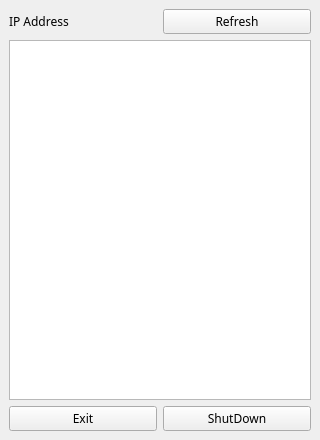
<?xml version="1.0" encoding="UTF-8"?>
<ui version="4.0">
 <class>MainWindow</class>
 <widget class="QMainWindow" name="MainWindow">
  <property name="geometry">
   <rect>
    <x>0</x>
    <y>0</y>
    <width>320</width>
    <height>440</height>
   </rect>
  </property>
  <property name="minimumSize">
   <size>
    <width>320</width>
    <height>440</height>
   </size>
  </property>
  <property name="maximumSize">
   <size>
    <width>320</width>
    <height>440</height>
   </size>
  </property>
  <property name="font">
   <font>
    <family>Arial Black</family>
   </font>
  </property>
  <property name="windowTitle">
   <string>MainWindow</string>
  </property>
  <widget class="QWidget" name="centralwidget">
   <layout class="QVBoxLayout" name="verticalLayout">
    <item>
     <layout class="QHBoxLayout" name="horizontalLayout">
      <item>
       <widget class="QLabel" name="label_ip">
        <property name="autoFillBackground">
         <bool>false</bool>
        </property>
        <property name="text">
         <string>IP Address</string>
        </property>
       </widget>
      </item>
      <item>
       <widget class="QPushButton" name="btn_refresh">
        <property name="text">
         <string>Refresh</string>
        </property>
       </widget>
      </item>
     </layout>
    </item>
    <item>
     <widget class="QListView" name="appList"/>
    </item>
    <item>
     <layout class="QHBoxLayout" name="horizontalLayout_2">
      <item>
       <widget class="QPushButton" name="btn_exit">
        <property name="text">
         <string>Exit</string>
        </property>
       </widget>
      </item>
      <item>
       <widget class="QPushButton" name="btn_shutdown">
        <property name="text">
         <string>ShutDown</string>
        </property>
       </widget>
      </item>
     </layout>
    </item>
   </layout>
  </widget>
 </widget>
 <resources/>
 <connections/>
</ui>
